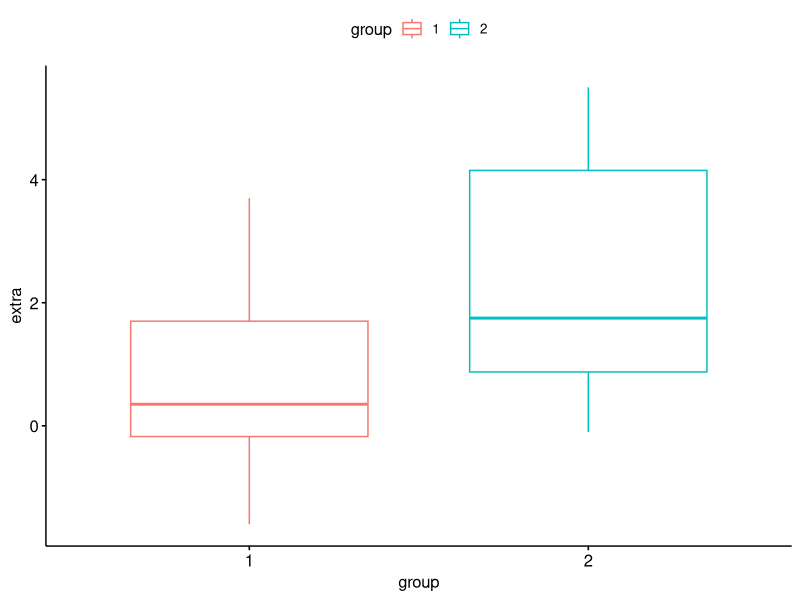
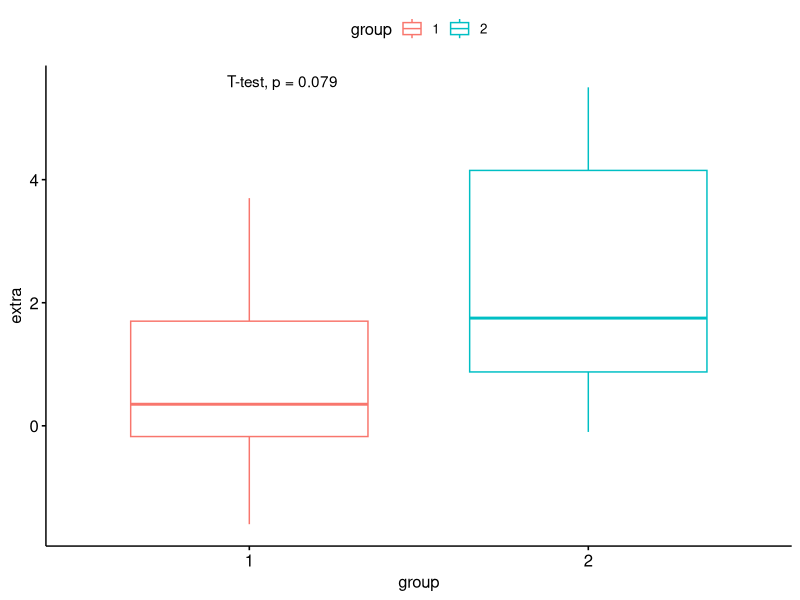
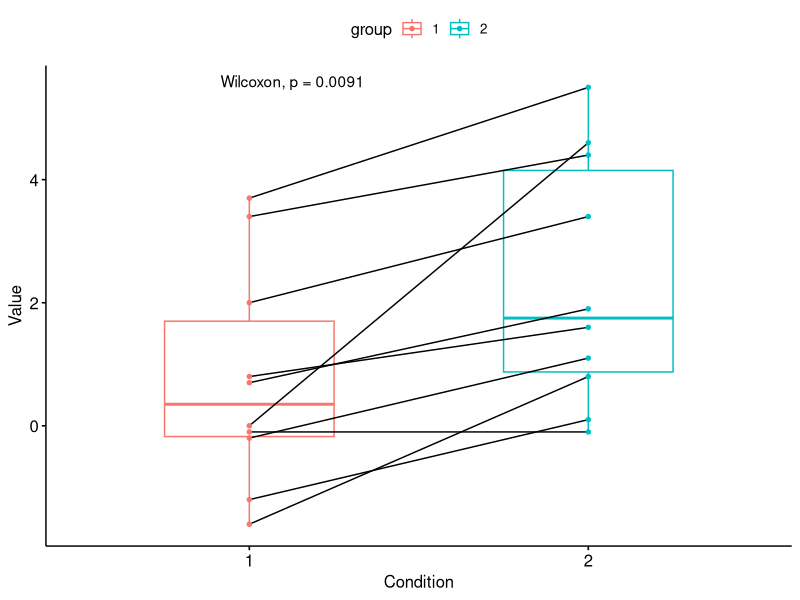

The R source for these figures, in order: (Note: this script raises an error after producing the figures.)
install.packages("ggpubr")
library(ggpubr)

# Two-Sample t-Tests -------------------------------------------------------
?sleep
head(sleep)

table(sleep$group)

#The 2 sample t-test is used when you want to compare two independent groups.
#Suppose we want to test if the average increased sleep with two different drugs are equal, using the sleep dataset and t.test function.

mean(sleep$extra[sleep$group == "1"])
sd(sleep$extra[sleep$group == "1"])

mean(sleep$extra[sleep$group == "2"])
sd(sleep$extra[sleep$group == "2"])

# check normality assumption
shapiro.test(sleep$extra[sleep$group == "1"])
shapiro.test(sleep$extra[sleep$group == "2"])

g <- ggboxplot(data = sleep, x="group", y = "extra", color = "group")
g

# check variance equality
sleep_ftest <- var.test(extra ~ group, data = sleep)
sleep_ftest

# there is no significant difference between the variances of the two sets of data


# perform t test - is the mean "extra" different between groups?
sleep1 <- t.test(extra ~ group, data = sleep, var.equal = TRUE)
sleep1

g + stat_compare_means(method = "t.test")

# Paired t-Test -------------------------------------------------------
# Check normality of the differences
D <- sleep$extra[sleep$group == "1"] - sleep$extra[sleep$group == "2"]
D
shapiro.test(D)

g <- ggpaired(data = sleep, x="group", y = "extra", color = "group")
g + stat_compare_means(method = "wilcox", paired = TRUE)

wilcox.test(extra~group, data = sleep, paired = TRUE)


# chi-squared -------------------------------------------------------------
aids_df <- read.table("aids_dataset.txt", header = TRUE)

head(aids_df, 2)

# is there an association between gender and treatment group?
# i.e. does the gender distribution differ between treatment groups?
table(aids_df$treatment, aids_df$gender)

tbl <- table(aids_df$treatment, aids_df$gender)
tbl
tbl / rowSums(tbl) * 100

chisq.test(tbl)

# the gender distribution does not differ between treatment groups
